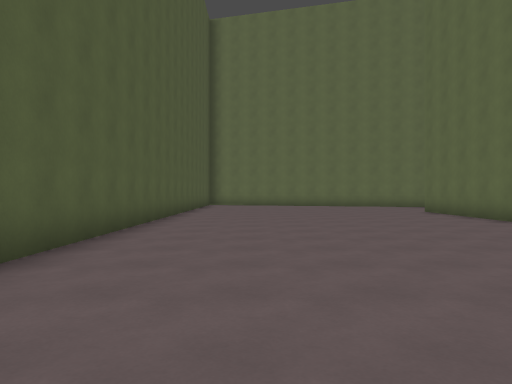
[1] (above)

19 first-person views from a walk through a 3-D level made in the Godot game engine. The camera is 1.4 m above the floor, looks level and sees 70° across. The floor is counted in squares, 2 m on a side. Each view is taken from the middle of a square. On the plan, view 1 faces up. The plan holds only what a view shows up to about 11 squares ahead; the rest is blank. The place goes on beyond the plan. Characters and animated objects are not drawn.

[2]
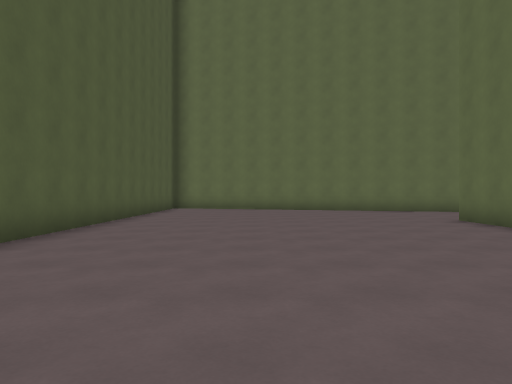

[3]
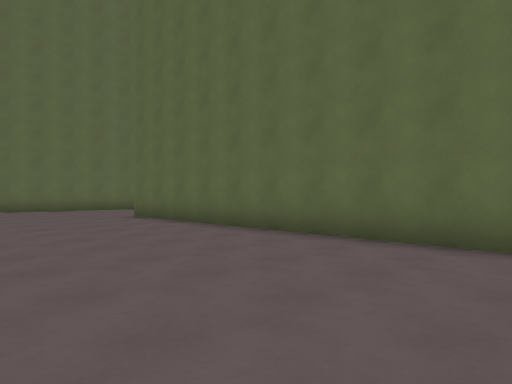

[4]
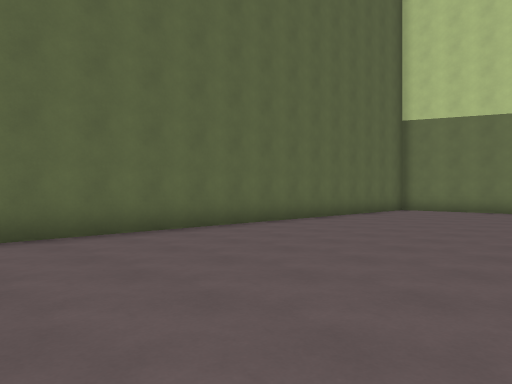

[5]
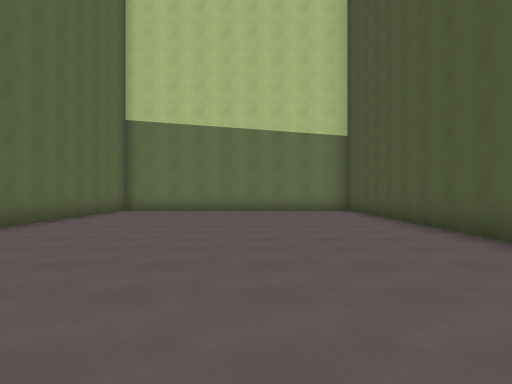

[6]
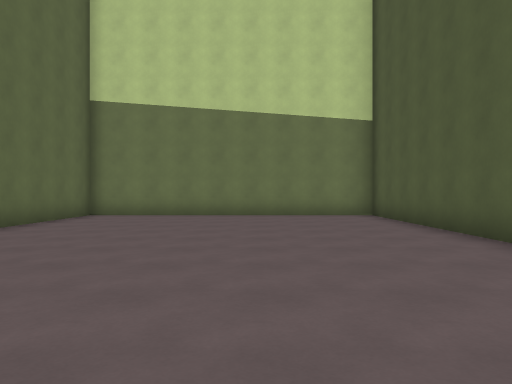

[7]
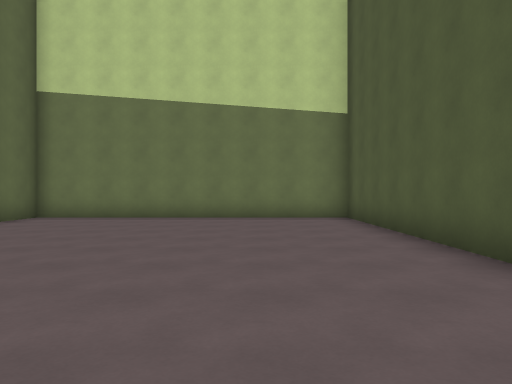

[8]
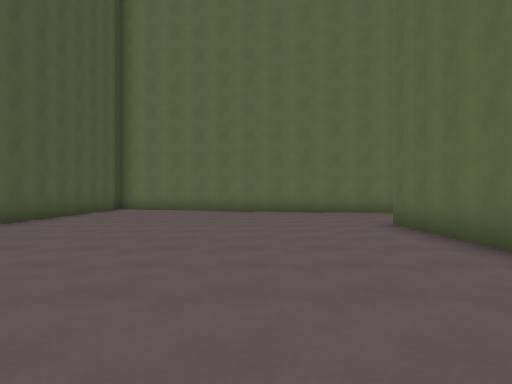

[9]
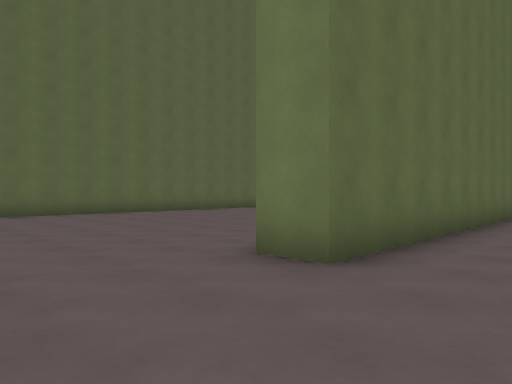

[10]
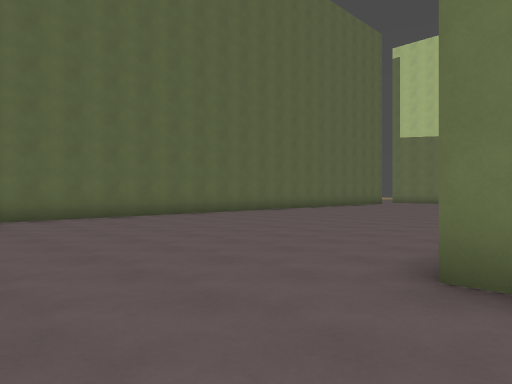

[11]
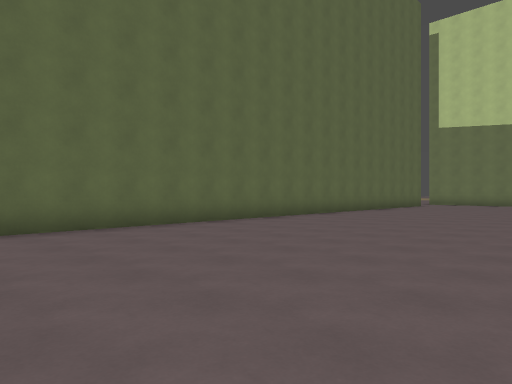

[12]
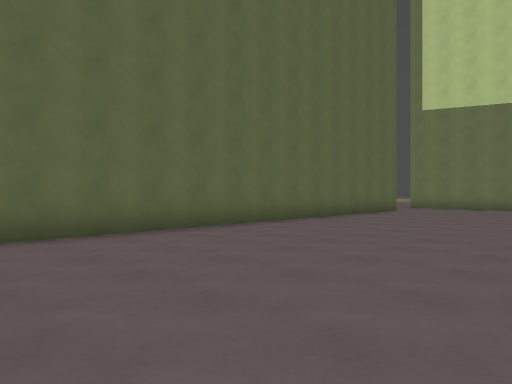

[13]
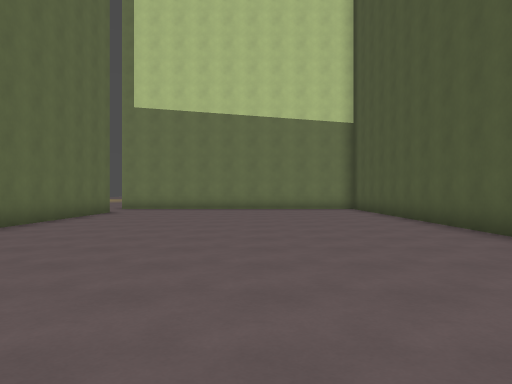

[14]
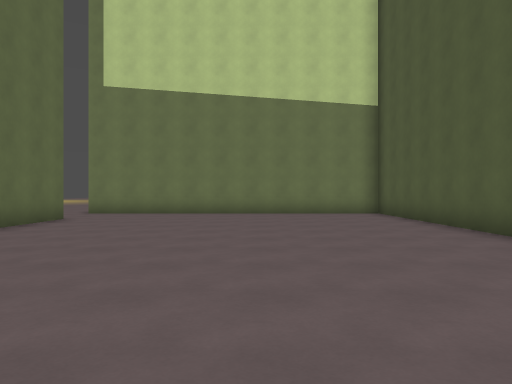

[15]
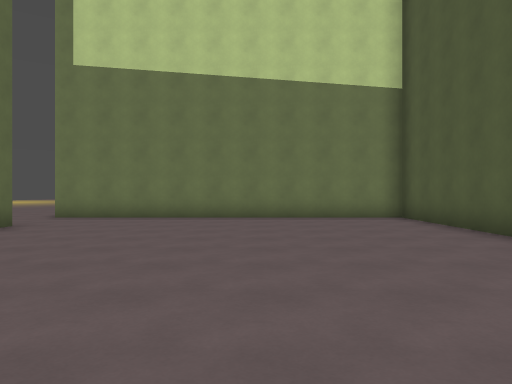

[16]
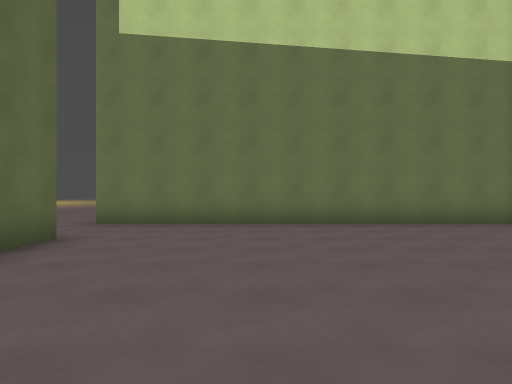

[17]
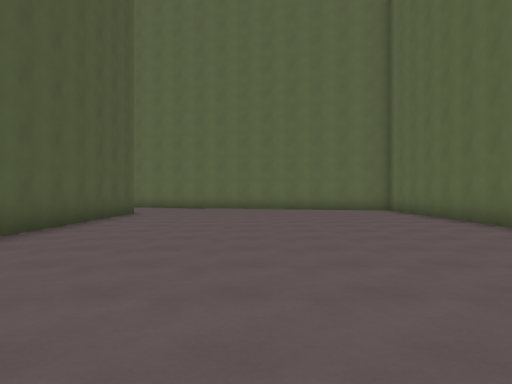

[18]
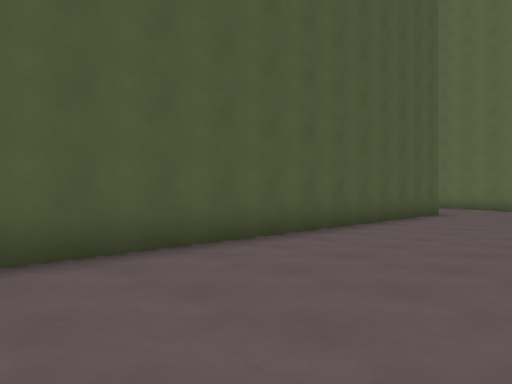

[19]
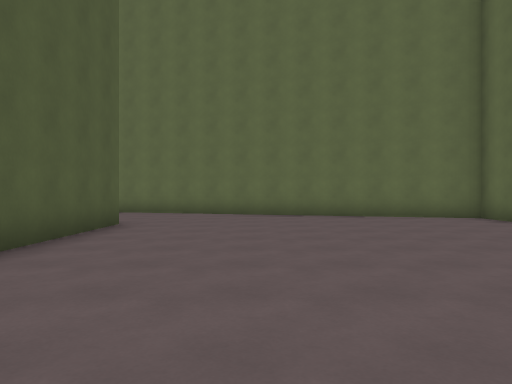

### Floor plan
Points are (right, up) in squares from view 1. A wall is a line through its corners. A room is listed if a view was taken in it or the views show most of it. See-through windows are left out.
Room 1 (views 1, 2, 3, 4, 5, 6, 7, 8, 9)
walls: (-2.5, 2) (-2.5, -7) (6, -7) (6, 13); (-2.5, 16) (-2.5, 3.5)
ways out: opening at (6, 15) to room 2
Room 2 (views 10, 11, 12, 13, 14, 15, 16, 17, 18, 19)
walls: (6, 13) (7, 13) (7, -7) (16.5, -7); (16, -4.5) (16, 14.7) (11.3, 16)
ways out: opening at (6, 15) to room 1; opening at (16, -5.5)

Where each view was taken, in squares from view 1:
view 1: 0 up, 0 right, facing up
view 2: 4 up, 1 right, facing up
view 3: 3 up, 1 right, facing up-right
view 4: 7 up, 0 right, facing down-right
view 5: 7 up, 1 right, facing down
view 6: 4 up, 1 right, facing down
view 7: 3 up, 0 right, facing down
view 8: 5 up, 3 right, facing up
view 9: 16 up, 4 right, facing down-right
view 10: 16 up, 6 right, facing down-right
view 11: 14 up, 9 right, facing down-right
view 12: 9 up, 10 right, facing down-right
view 13: 8 up, 11 right, facing down
view 14: 5 up, 11 right, facing down
view 15: 3 up, 11 right, facing down
view 16: 1 up, 13 right, facing down
view 17: 1 up, 11 right, facing up
view 18: 1 up, 11 right, facing up-left
view 19: 5 up, 10 right, facing up
